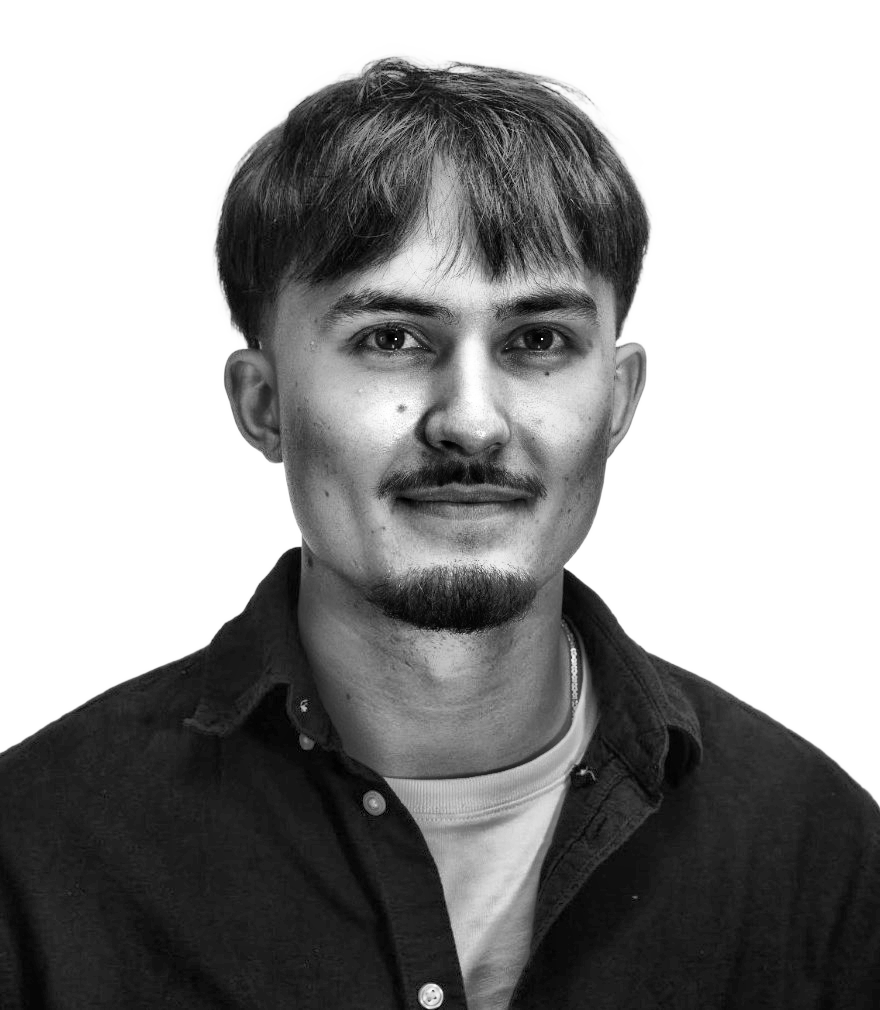
#> input picture source-prepped.png, 880 x 1010 px
$ python make_ascii_svg.py
#> lines starting #> are read from the running program, lines starting #| are printed output that depends on the picture; after the words box and inside, x2 and y2 are one past the last pixel; in counts of white or black regions, pixels touching at a corner belong together
"""Convert source-prepped.png into a self-typing monochrome ASCII portrait SVG.

Each row is revealed by a left-to-right clip wipe with a block cursor riding the
edge, staggered top to bottom. It prints once and freezes (SMIL, fill="freeze").

Usage: python scripts/make_ascii_svg.py [prepped.png] [out.svg]
"""
import os
import sys
from pathlib import Path
from xml.sax.saxutils import escape

import numpy as np
from PIL import Image

ROOT = Path(__file__).resolve().parent.parent

RAMP = " .`:-=+*cs#%@"  # sparse -> dense
#       ^ leading space clears the background to nothing
# Glyphs are drawn light-on-dark, so bright skin/highlights get the dense end of
# the ramp and the white (removed) background maps to spaces.

COLS = 140
# Sparsest glyph used inside the subject. Light-on-dark means dark features
# (eyes, brows, beard) get the sparse end; a floor keeps them from reading as holes.
FLOOR = RAMP.index("-")
GAMMA = 1.0  # >1 deepens shadows, <1 lifts them
FONT_SIZE = 11
CHAR_W = FONT_SIZE * 0.6  # monospace advance
LINE_H = 12
PAD = 18
NBSP = "\u00a0"  # renderers collapse plain leading spaces
FG = "#e6edf3"
BG = "#0d1117"
BORDER = "#30363d"
ROW_DURATION = 0.35  # seconds for one row to wipe across
ROW_STAGGER = 0.06  # seconds between row starts
FONT = "ui-monospace, SFMono-Regular, Menlo, Consolas, 'DejaVu Sans Mono', monospace"


def to_rows(img: Image.Image) -> list[str]:
    arr = np.array(img.convert("L"))
    if "A" in img.getbands():
        mask = np.array(img.getchannel("A"))
    else:  # no cutout mask: treat anything noticeably darker than white as subject
        mask = np.where(arr < 225, 255, 0).astype(np.uint8)
    # Crop to the subject.
    ys, xs = np.where(mask > 128)
    if len(xs):
        arr = arr[ys.min() : ys.max() + 1, xs.min() : xs.max() + 1]
        mask = mask[ys.min() : ys.max() + 1, xs.min() : xs.max() + 1]
    h, w = arr.shape
    rows = max(1, round(h / w * COLS * CHAR_W / LINE_H))
    small = np.array(Image.fromarray(arr).resize((COLS, rows), Image.LANCZOS), dtype=np.float32)
    subject = np.array(Image.fromarray(mask).resize((COLS, rows), Image.BILINEAR)) > 160
    # Erode the mask by one cell: the cutout's soft edge is light gray and would
    # otherwise draw a dense outline around the silhouette.
    padded = np.pad(subject, 1, constant_values=False)
    subject &= padded[:-2, 1:-1] & padded[2:, 1:-1] & padded[1:-1, :-2] & padded[1:-1, 2:]
    lo, hi = np.percentile(small[subject], [2, 98]) if subject.any() else (0.0, 255.0)
    norm = ((small - lo) / max(hi - lo, 1.0)).clip(0.0, 1.0) ** GAMMA
    idx = (FLOOR + norm * (len(RAMP) - 1 - FLOOR)).round().astype(int)
    idx[~subject] = 0
    lines = ["".join(RAMP[i] for i in row).rstrip() for row in idx]
    while lines and not lines[-1]:
        lines.pop()
    while lines and not lines[0]:
        lines.pop(0)
    return lines


def build_svg(lines: list[str], static: bool) -> str:
    width = round(COLS * CHAR_W + PAD * 2)
    height = round(len(lines) * LINE_H + PAD * 2)
    out = [
        f'<svg xmlns="http://www.w3.org/2000/svg" width="{width}" height="{height}" '
        f'viewBox="0 0 {width} {height}" role="img" aria-label="ASCII portrait">',
        f'<rect x="0.5" y="0.5" width="{width - 1}" height="{height - 1}" rx="10" '
        f'fill="{BG}" stroke="{BORDER}"/>',
    ]
    if not static:
        out.append("<defs>")
        for i, line in enumerate(lines):
            y = PAD + i * LINE_H
            begin = i * ROW_STAGGER
            row_w = len(line) * CHAR_W
            out.append(
                f'<clipPath id="r{i}"><rect x="{PAD}" y="{y}" width="0" height="{LINE_H}">'
                f'<animate attributeName="width" from="0" to="{row_w:.1f}" begin="{begin:.2f}s" '
                f'dur="{ROW_DURATION}s" fill="freeze"/></rect></clipPath>'
            )
        out.append("</defs>")
    out.append(
        f'<g font-family="{FONT}" font-size="{FONT_SIZE}" font-weight="700" fill="{FG}">'
    )
    for i, line in enumerate(lines):
        if not line:
            continue
        y = PAD + i * LINE_H
        text_len = len(line) * CHAR_W
        clip = "" if static else f' clip-path="url(#r{i})"'
        out.append(
            f'<text x="{PAD}" y="{y + LINE_H - 3}" textLength="{text_len:.1f}" '
            f'lengthAdjust="spacing"{clip}>{escape(line).replace(" ", NBSP)}</text>'
        )
        if not static:
            begin = i * ROW_STAGGER
            out.append(
                f'<rect x="{PAD}" y="{y + 1}" width="{CHAR_W:.1f}" height="{LINE_H - 2}" '
                f'fill="{FG}" opacity="0">'
                f'<set attributeName="opacity" to="0.85" begin="{begin:.2f}s"/>'
                f'<animate attributeName="x" from="{PAD}" to="{PAD + text_len:.1f}" '
                f'begin="{begin:.2f}s" dur="{ROW_DURATION}s" fill="freeze"/>'
                f'<set attributeName="opacity" to="0" begin="{begin + ROW_DURATION:.2f}s"/>'
                f"</rect>"
            )
    out.append("</g></svg>")
    return "\n".join(out)


def main() -> None:
    src = Path(sys.argv[1]) if len(sys.argv) > 1 else ROOT / "source-prepped.png"
    dst = Path(sys.argv[2]) if len(sys.argv) > 2 else ROOT / "ascii-portrait.svg"
    lines = to_rows(Image.open(src))
#> in to_rows, `arr = arr[ys.min() : ys.max() + 1, xs.min() : xs.max() + 1]`:
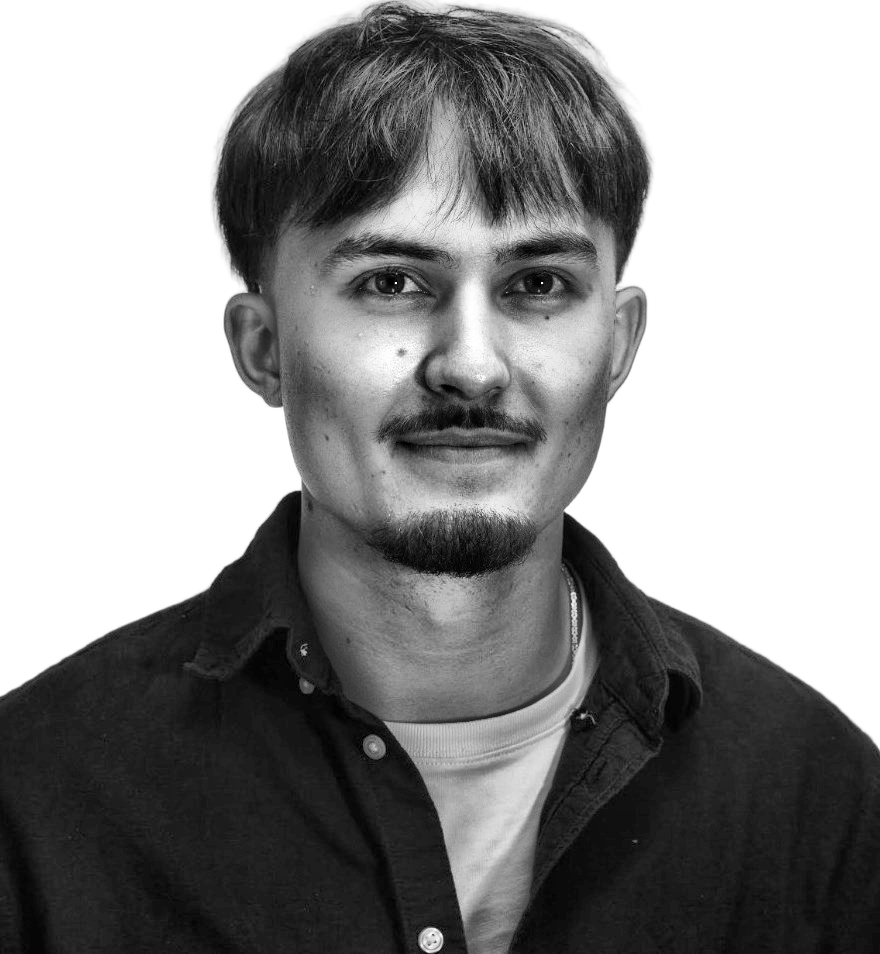
#> arr: shape (954, 880); min 0, max 255, mean 145.2
#> in to_rows, `mask = mask[ys.min() : ys.max() + 1, xs.min() : xs.max() + 1]`:
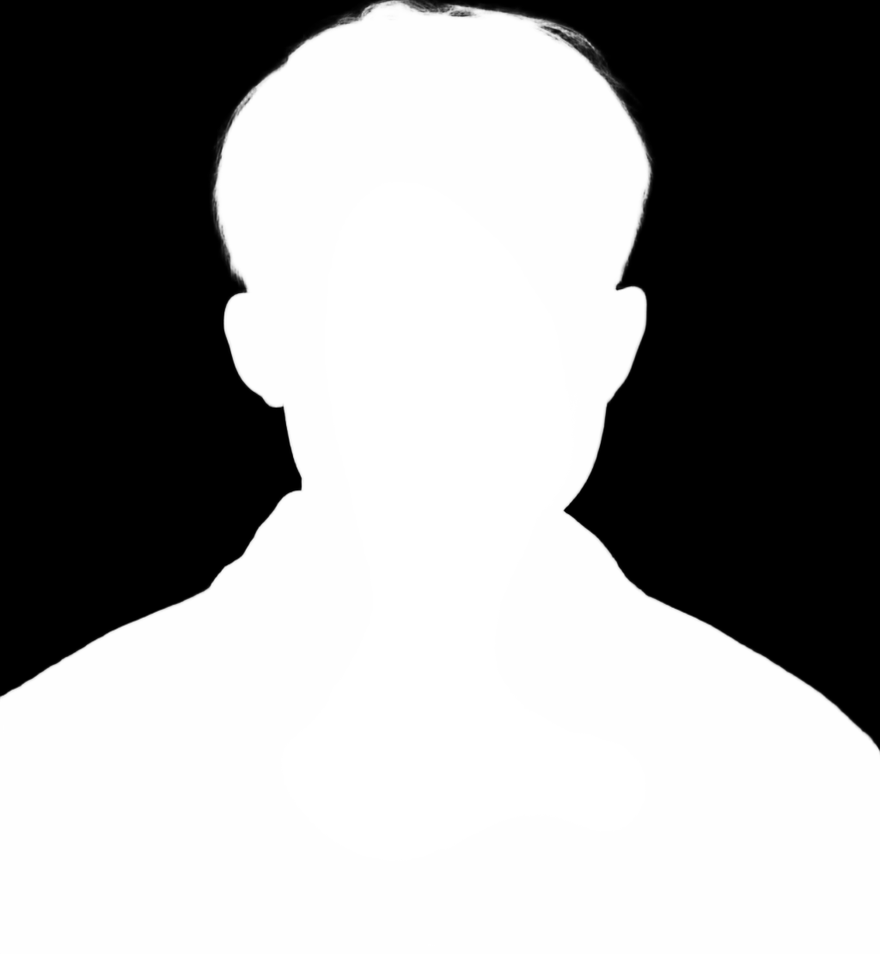
#> mask: shape (954, 880); min 0, max 255, mean 152.8
#> in to_rows, `subject = np.array(Image.fromarray(mask).resize((COLS, rows), Image.BI..`:
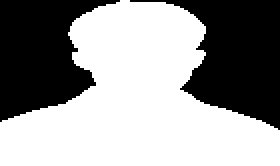
#> subject: shape (83, 140) bool (shown 2 times larger); 59.7% white; 2 black regions, box (x1, y1, x2, y2) and area: (65, 0, 140, 65) 2442, (0, 0, 60, 61) 2239
#> in to_rows, `padded = np.pad(subject, 1, constant_values=False)`: padded: shape (85, 142) bool; 57.5% white; 1 black region, box (x1, y1, x2, y2) and area: (0, 0, 142, 85) 5131
#> in to_rows, `subject &= padded[:-2, 1:-1] & padded[2:, 1:-1] & padded[1:-1, :-2] & ..`:
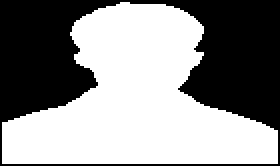
#> subject: shape (83, 140) bool (shown 2 times larger); 56.2% white; 1 black region, box (x1, y1, x2, y2) and area: (0, 0, 140, 83) 5095
#> in to_rows, `lo, hi = np.percentile(small[subject], [2, 98]) if subject.any() else ..`: lo = 11; hi = 217.5
#> in to_rows, `norm = ((small - lo) / max(hi - lo, 1.0)).clip(0.0, 1.0) ** GAMMA`:
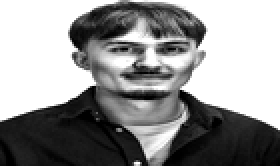
#> norm: shape (83, 140) float32 (shown 2 times larger); min 0, max 1, mean 0.578
#> in to_rows, `idx = (FLOOR + norm * (len(RAMP) - 1 - FLOOR)).round().astype(int)`:
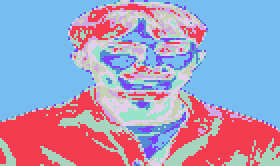
#> idx: shape (83, 140) int64 (shown 2 times larger); 9 distinct labels, from 4 to 12; one colour per label, 0 black
#> in to_rows, `idx[~subject] = 0`:
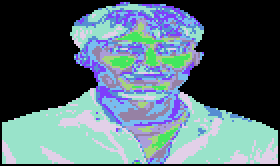
#> idx: shape (83, 140) int64 (shown 2 times larger); 10 distinct labels, from 0 to 12; one colour per label, 0 black
#> the loop in to_rows, `while lines and not lines[-1]:` made 1 pass
#> after the loop in to_rows, `while lines and not lines[-1]:`: lines = 82 items
#> the loop in to_rows, `while lines and not lines[0]:` made 1 pass
#> after the loop in to_rows, `while lines and not lines[0]:`: lines = 81 items
#> lines = 81 items
    dst.write_text(build_svg(lines, static=os.environ.get("STATIC") == "1") + "\n")
#> in build_svg, `height = round(len(lines) * LINE_H + PAD * 2)`: height = 1008
#> the loop in build_svg, `for i, line in enumerate(lines):` made 81 passes
#> (y, begin, row_w) on passes 1 to 12: (18, 0, 429), (30, 0.06, 547.8), (42, 0.12, 574.2), (54, 0.18, 594), (66, 0.24, 607.2), (78, 0.3, 620.4), (90, 0.36, 627), (102, 0.42, 640.2), (114, 0.48, 646.8), (126, 0.54, 653.4), (138, 0.6, 660), (150, 0.66, 666.6)
#> after the loop in build_svg, `for i, line in enumerate(lines):`: out = 84 items
#> the loop in build_svg, `for i, line in enumerate(lines):` made 81 passes
#> (y, text_len, clip, begin) on passes 1 to 12: (18, 429, ' clip-path="url(#r0)"', 0), (30, 547.8, ' clip-path="url(#r1)"', 0.06), (42, 574.2, ' clip-path="url(#r2)"', 0.12), (54, 594, ' clip-path="url(#r3)"', 0.18), (66, 607.2, ' clip-path="url(#r4)"', 0.24), (78, 620.4, ' clip-path="url(#r5)"', 0.3), (90, 627, ' clip-path="url(#r6)"', 0.36), (102, 640.2, ' clip-path="url(#r7)"', 0.42), (114, 646.8, ' clip-path="url(#r8)"', 0.48), (126, 653.4, ' clip-path="url(#r9)"', 0.54), (138, 660, ' clip-path="url(#r10)"', 0.6), (150, 666.6, ' clip-path="url(#r11)"', 0.66)
#> (y, text_len, begin) on passes 61 to 66: (738, 864.6, 3.6), (750, 877.8, 3.66), (762, 891, 3.72), (774, 904.2, 3.78), (786, 917.4, 3.84), (798, 917.4, 3.9)
#> after the loop in build_svg, `for i, line in enumerate(lines):`: out = 248 items
    print(f"wrote {dst.name} ({len(lines)} rows x {COLS} cols)")
#| wrote ascii-portrait.svg (81 rows x 140 cols)


if __name__ == "__main__":
    main()
